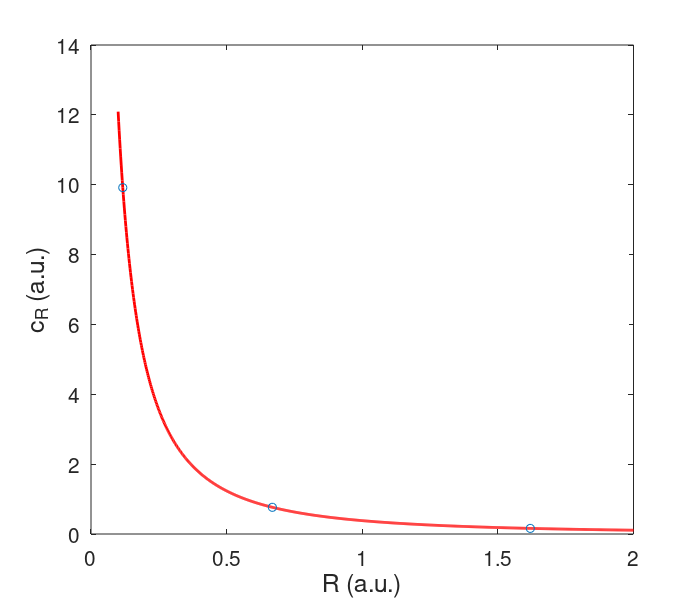
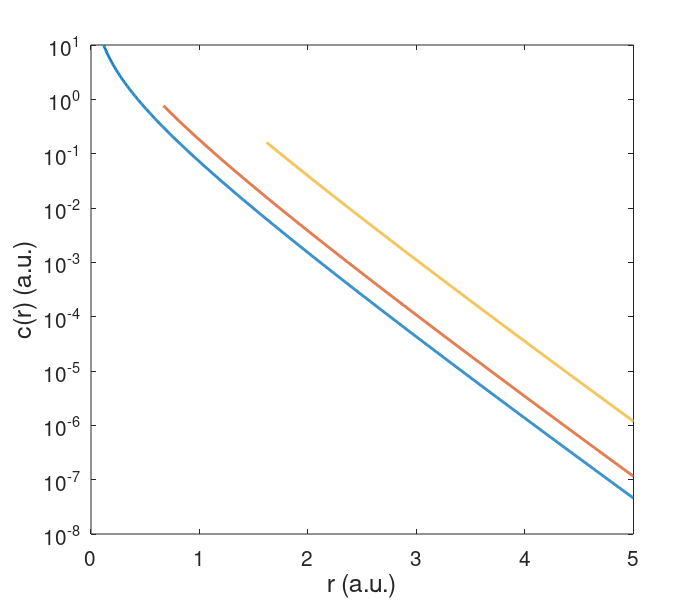

Source code (MATLAB) for these figures, in order:
% Compare the stationary state diffusion solution for changes in cell radius

clear variables
close all

R = linspace(0.1, 2, 1000);
eta = 2;
D = 0.1;
i = [10, 300, 800];
gamma = 1;
lambda = sqrt(D./gamma);
cR = eta* gamma/4/pi./R./lambda./(lambda + R);

h1 = figure(1);
plot(R, cR, 'r', 'LineWidth', 2)
hold on
scatter(R(i), cR(i), 'bx')
hold off
set(gca, 'FontSize', 15)
ylabel('c_R (a.u.)', 'FontSize', 18)
xlabel('R (a.u.)', 'FontSize', 18)

set(h1,'Units','Inches');
set(h1, 'Position', [0 0 7 6 ])
pos = get(h1,'Position');
set(h1,'PaperPositionMode','Auto','PaperUnits','Inches','PaperSize',[pos(3), pos(4)])
fig_file = fullfile(pwd, 'figures', 'cR_R');
print(h1, fig_file,'-dpdf','-r0')


h2 = figure(2);
hold on
for k = 1:numel(i)
    r = linspace(R(i(k)), 5, 1000);
    tmp = cR(i(k))*R(i(k))*exp((R(i(k))-r)/lambda)./r;
    plot(r, tmp, 'LineWidth', 2)
end
hold off
box on
set(gca, 'yscale', 'log', 'FontSize', 15)
ylabel('c(r) (a.u.)', 'FontSize', 18)
xlabel('r (a.u.)', 'FontSize', 18)

set(h2,'Units','Inches');
set(h2, 'Position', [0 0 7 6 ])
pos = get(h2,'Position');
set(h2,'PaperPositionMode','Auto','PaperUnits','Inches','PaperSize',[pos(3), pos(4)])
fig_file = fullfile(pwd, 'figures', 'cR_R_cofr');
print(h2, fig_file,'-dpdf','-r0')
